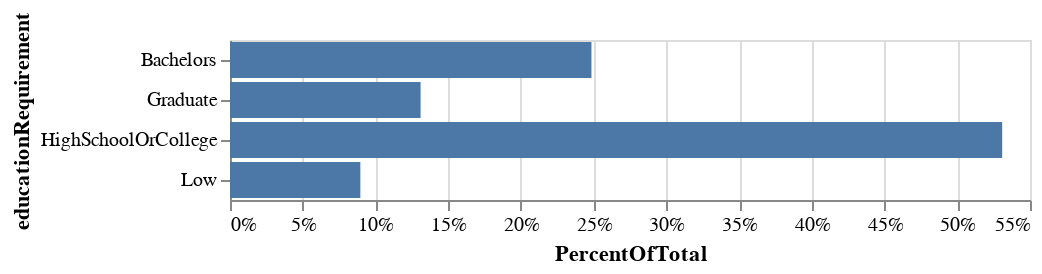

Write notebook code for a chart like this one.
### Code cell
import altair as alt
alt.Chart(gjobs).transform_joinaggregate(
    TotaljobId='sum(Total)',
).transform_calculate(
    PercentOfTotal="datum.Total / datum.TotaljobId"
).mark_bar().encode(
    alt.X('PercentOfTotal:Q', axis=alt.Axis(format='.0%')),
    y='educationRequirement:N'
)

### Figure 1 — Vega-Lite specification as saved in the notebook (floating-point values rounded to 4 significant figures)
{"config": {"view": {"continuousWidth": 400, "continuousHeight": 300}}, "data": {"name": "data-e59c782de7648b61a790bc27a1301536"}, "mark": "bar", "encoding": {"x": {"axis": {"format": ".0%"}, "field": "PercentOfTotal", "type": "quantitative"}, "y": {"field": "educationRequirement", "type": "nominal"}}, "transform": [{"joinaggregate": [{"op": "sum", "field": "Total", "as": "TotaljobId"}]}, {"calculate": "datum.Total / datum.TotaljobId", "as": "PercentOfTotal"}], "$schema": "https://vega.github.io/schema/vega-lite/v4.17.0.json", "datasets": {"data-e59c782de7648b61a790bc27a1301536": [{"educationRequirement": "Bachelors", "Total": 330}, {"educationRequirement": "Graduate", "Total": 174}, {"educationRequirement": "HighSchoolOrCollege", "Total": 705}, {"educationRequirement": "Low", "Total": 119}]}}
